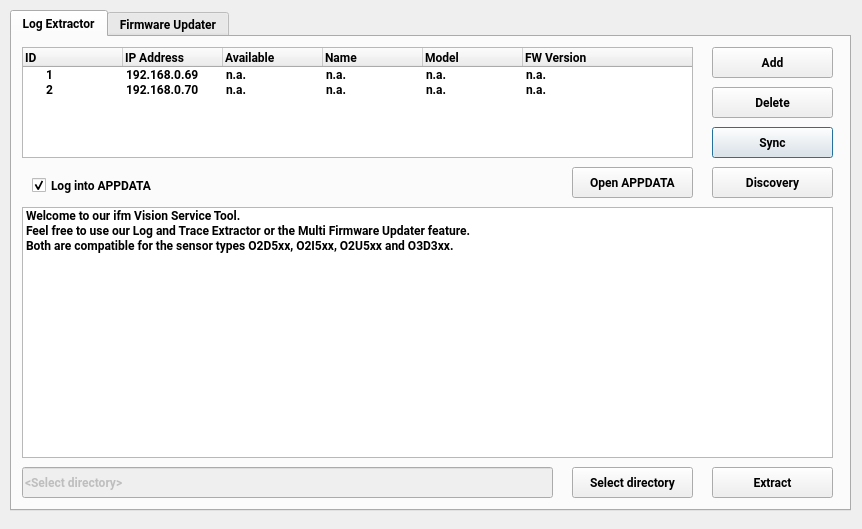
<?xml version="1.0" encoding="UTF-8"?>
<ui version="4.0">
 <class>ServiceTool</class>
 <widget class="QDialog" name="ServiceTool">
  <property name="geometry">
   <rect>
    <x>0</x>
    <y>0</y>
    <width>862</width>
    <height>529</height>
   </rect>
  </property>
  <property name="windowTitle">
   <string>ifmVision - ServiceTool (O2D5, O3D3, O2I5, O2U5)</string>
  </property>
  <property name="windowIcon">
   <iconset>
    <normaloff>../doc/ifm_logo.ico</normaloff>../doc/ifm_logo.ico</iconset>
  </property>
  <property name="styleSheet">
   <string notr="true"/>
  </property>
  <widget class="QTabWidget" name="tabWidget">
   <property name="geometry">
    <rect>
     <x>10</x>
     <y>10</y>
     <width>841</width>
     <height>501</height>
    </rect>
   </property>
   <property name="font">
    <font>
     <family>Roboto</family>
     <weight>75</weight>
     <bold>true</bold>
    </font>
   </property>
   <property name="styleSheet">
    <string notr="true"/>
   </property>
   <property name="currentIndex">
    <number>0</number>
   </property>
   <widget class="QWidget" name="tab">
    <attribute name="title">
     <string>Log Extractor</string>
    </attribute>
    <widget class="QPushButton" name="syncButton">
     <property name="geometry">
      <rect>
       <x>700</x>
       <y>90</y>
       <width>121</width>
       <height>31</height>
      </rect>
     </property>
     <property name="font">
      <font>
       <family>Roboto</family>
       <weight>75</weight>
       <bold>true</bold>
      </font>
     </property>
     <property name="styleSheet">
      <string notr="true"/>
     </property>
     <property name="text">
      <string>Sync</string>
     </property>
    </widget>
    <widget class="QPushButton" name="addButton">
     <property name="geometry">
      <rect>
       <x>700</x>
       <y>10</y>
       <width>121</width>
       <height>31</height>
      </rect>
     </property>
     <property name="font">
      <font>
       <family>Roboto</family>
       <weight>75</weight>
       <bold>true</bold>
      </font>
     </property>
     <property name="styleSheet">
      <string notr="true"/>
     </property>
     <property name="text">
      <string>Add</string>
     </property>
    </widget>
    <widget class="QPushButton" name="extractButton">
     <property name="geometry">
      <rect>
       <x>700</x>
       <y>430</y>
       <width>121</width>
       <height>31</height>
      </rect>
     </property>
     <property name="font">
      <font>
       <family>Roboto</family>
       <weight>75</weight>
       <bold>true</bold>
      </font>
     </property>
     <property name="styleSheet">
      <string notr="true"/>
     </property>
     <property name="text">
      <string>Extract</string>
     </property>
    </widget>
    <widget class="QLineEdit" name="pathLineEdit">
     <property name="enabled">
      <bool>false</bool>
     </property>
     <property name="geometry">
      <rect>
       <x>10</x>
       <y>430</y>
       <width>531</width>
       <height>31</height>
      </rect>
     </property>
     <property name="font">
      <font>
       <family>Roboto</family>
       <weight>75</weight>
       <bold>true</bold>
      </font>
     </property>
     <property name="autoFillBackground">
      <bool>false</bool>
     </property>
     <property name="styleSheet">
      <string notr="true"/>
     </property>
     <property name="text">
      <string>&lt;Select directory&gt;</string>
     </property>
    </widget>
    <widget class="QToolButton" name="selectDirButton">
     <property name="geometry">
      <rect>
       <x>560</x>
       <y>430</y>
       <width>121</width>
       <height>31</height>
      </rect>
     </property>
     <property name="font">
      <font>
       <family>Roboto</family>
       <weight>75</weight>
       <bold>true</bold>
      </font>
     </property>
     <property name="styleSheet">
      <string notr="true"/>
     </property>
     <property name="text">
      <string>Select directory</string>
     </property>
    </widget>
    <widget class="QPushButton" name="deleteButton">
     <property name="geometry">
      <rect>
       <x>700</x>
       <y>50</y>
       <width>121</width>
       <height>31</height>
      </rect>
     </property>
     <property name="font">
      <font>
       <family>Roboto</family>
       <weight>75</weight>
       <bold>true</bold>
      </font>
     </property>
     <property name="styleSheet">
      <string notr="true"/>
     </property>
     <property name="text">
      <string>Delete</string>
     </property>
    </widget>
    <widget class="QTreeWidget" name="sensorTreeWidget">
     <property name="geometry">
      <rect>
       <x>10</x>
       <y>10</y>
       <width>671</width>
       <height>111</height>
      </rect>
     </property>
     <property name="font">
      <font>
       <family>Roboto</family>
       <weight>75</weight>
       <bold>true</bold>
      </font>
     </property>
     <property name="styleSheet">
      <string notr="true"/>
     </property>
     <column>
      <property name="text">
       <string>ID</string>
      </property>
     </column>
     <column>
      <property name="text">
       <string>IP Address</string>
      </property>
     </column>
     <column>
      <property name="text">
       <string>Available</string>
      </property>
     </column>
     <column>
      <property name="text">
       <string>Name</string>
      </property>
     </column>
     <column>
      <property name="text">
       <string>Model</string>
      </property>
     </column>
     <column>
      <property name="text">
       <string>FW Version</string>
      </property>
     </column>
     <item>
      <property name="text">
       <string>1</string>
      </property>
      <property name="text">
       <string>192.168.0.69</string>
      </property>
      <property name="text">
       <string>n.a.</string>
      </property>
      <property name="text">
       <string>n.a.</string>
      </property>
      <property name="text">
       <string>n.a.</string>
      </property>
      <property name="text">
       <string>n.a.</string>
      </property>
     </item>
     <item>
      <property name="text">
       <string>2</string>
      </property>
      <property name="text">
       <string>192.168.0.70</string>
      </property>
      <property name="text">
       <string>n.a.</string>
      </property>
      <property name="text">
       <string>n.a.</string>
      </property>
      <property name="text">
       <string>n.a.</string>
      </property>
      <property name="text">
       <string>n.a.</string>
      </property>
     </item>
    </widget>
    <widget class="QListWidget" name="logListWidget">
     <property name="enabled">
      <bool>true</bool>
     </property>
     <property name="geometry">
      <rect>
       <x>10</x>
       <y>170</y>
       <width>811</width>
       <height>251</height>
      </rect>
     </property>
     <property name="font">
      <font>
       <family>Roboto</family>
       <weight>75</weight>
       <bold>true</bold>
      </font>
     </property>
     <property name="styleSheet">
      <string notr="true"/>
     </property>
     <item>
      <property name="text">
       <string>Welcome to our ifm Vision Service Tool.</string>
      </property>
     </item>
     <item>
      <property name="text">
       <string>Feel free to use our Log and Trace Extractor or the Multi Firmware Updater feature.</string>
      </property>
     </item>
     <item>
      <property name="text">
       <string>Both are compatible for the sensor types O2D5xx, O2I5xx, O2U5xx and O3D3xx.</string>
      </property>
     </item>
    </widget>
    <widget class="QPushButton" name="discoveryButton">
     <property name="geometry">
      <rect>
       <x>700</x>
       <y>130</y>
       <width>121</width>
       <height>31</height>
      </rect>
     </property>
     <property name="font">
      <font>
       <family>Roboto</family>
       <weight>75</weight>
       <bold>true</bold>
      </font>
     </property>
     <property name="styleSheet">
      <string notr="true"/>
     </property>
     <property name="text">
      <string>Discovery</string>
     </property>
    </widget>
    <widget class="QCheckBox" name="logCheckBox">
     <property name="geometry">
      <rect>
       <x>20</x>
       <y>140</y>
       <width>121</width>
       <height>17</height>
      </rect>
     </property>
     <property name="font">
      <font>
       <family>Roboto</family>
       <weight>75</weight>
       <bold>true</bold>
      </font>
     </property>
     <property name="styleSheet">
      <string notr="true"/>
     </property>
     <property name="text">
      <string>Log into APPDATA</string>
     </property>
     <property name="checked">
      <bool>true</bool>
     </property>
    </widget>
    <widget class="QPushButton" name="openAppdataButton">
     <property name="geometry">
      <rect>
       <x>560</x>
       <y>130</y>
       <width>121</width>
       <height>31</height>
      </rect>
     </property>
     <property name="font">
      <font>
       <family>Roboto</family>
       <weight>75</weight>
       <bold>true</bold>
      </font>
     </property>
     <property name="styleSheet">
      <string notr="true"/>
     </property>
     <property name="text">
      <string>Open APPDATA</string>
     </property>
    </widget>
   </widget>
   <widget class="QWidget" name="tab_2">
    <attribute name="title">
     <string>Firmware Updater</string>
    </attribute>
    <widget class="QLineEdit" name="lineEdit_2">
     <property name="enabled">
      <bool>false</bool>
     </property>
     <property name="geometry">
      <rect>
       <x>10</x>
       <y>430</y>
       <width>521</width>
       <height>31</height>
      </rect>
     </property>
     <property name="font">
      <font>
       <family>Roboto</family>
       <weight>75</weight>
       <bold>true</bold>
      </font>
     </property>
     <property name="styleSheet">
      <string/>
     </property>
     <property name="text">
      <string>&lt;Select file&gt;</string>
     </property>
    </widget>
    <widget class="QCheckBox" name="backupCheckBox">
     <property name="geometry">
      <rect>
       <x>170</x>
       <y>140</y>
       <width>151</width>
       <height>17</height>
      </rect>
     </property>
     <property name="font">
      <font>
       <family>Roboto</family>
       <weight>75</weight>
       <bold>true</bold>
      </font>
     </property>
     <property name="styleSheet">
      <string notr="true"/>
     </property>
     <property name="text">
      <string>Backup device(s) config</string>
     </property>
     <property name="checked">
      <bool>true</bool>
     </property>
    </widget>
    <widget class="QPushButton" name="deleteButton_2">
     <property name="geometry">
      <rect>
       <x>700</x>
       <y>50</y>
       <width>121</width>
       <height>31</height>
      </rect>
     </property>
     <property name="font">
      <font>
       <family>Roboto</family>
       <weight>75</weight>
       <bold>true</bold>
      </font>
     </property>
     <property name="styleSheet">
      <string notr="true"/>
     </property>
     <property name="text">
      <string>Delete</string>
     </property>
    </widget>
    <widget class="QPushButton" name="discoveryButton_2">
     <property name="geometry">
      <rect>
       <x>700</x>
       <y>130</y>
       <width>121</width>
       <height>31</height>
      </rect>
     </property>
     <property name="font">
      <font>
       <family>Roboto</family>
       <weight>75</weight>
       <bold>true</bold>
      </font>
     </property>
     <property name="styleSheet">
      <string notr="true"/>
     </property>
     <property name="text">
      <string>Discovery</string>
     </property>
    </widget>
    <widget class="QPushButton" name="addButton_2">
     <property name="geometry">
      <rect>
       <x>700</x>
       <y>10</y>
       <width>121</width>
       <height>31</height>
      </rect>
     </property>
     <property name="font">
      <font>
       <family>Roboto</family>
       <weight>75</weight>
       <bold>true</bold>
      </font>
     </property>
     <property name="styleSheet">
      <string notr="true"/>
     </property>
     <property name="text">
      <string>Add</string>
     </property>
    </widget>
    <widget class="QPushButton" name="syncButton_2">
     <property name="geometry">
      <rect>
       <x>700</x>
       <y>90</y>
       <width>121</width>
       <height>31</height>
      </rect>
     </property>
     <property name="font">
      <font>
       <family>Roboto</family>
       <weight>75</weight>
       <bold>true</bold>
      </font>
     </property>
     <property name="styleSheet">
      <string notr="true"/>
     </property>
     <property name="text">
      <string>Sync</string>
     </property>
    </widget>
    <widget class="QListWidget" name="logListWidget_2">
     <property name="enabled">
      <bool>true</bool>
     </property>
     <property name="geometry">
      <rect>
       <x>10</x>
       <y>170</y>
       <width>811</width>
       <height>251</height>
      </rect>
     </property>
     <property name="font">
      <font>
       <family>Roboto</family>
       <weight>75</weight>
       <bold>true</bold>
      </font>
     </property>
     <property name="styleSheet">
      <string/>
     </property>
     <item>
      <property name="text">
       <string>Welcome to our ifm Vision Service Tool.</string>
      </property>
     </item>
     <item>
      <property name="text">
       <string>Feel free to use our Log and Trace Extractor or the Multi Firmware Updater feature.</string>
      </property>
     </item>
     <item>
      <property name="text">
       <string>Both are compatible for the sensor types O2D5xx, O2I5xx, O2U5xx and O3D3xx.</string>
      </property>
     </item>
    </widget>
    <widget class="QCheckBox" name="logCheckBox_2">
     <property name="geometry">
      <rect>
       <x>20</x>
       <y>140</y>
       <width>121</width>
       <height>17</height>
      </rect>
     </property>
     <property name="font">
      <font>
       <family>Roboto</family>
       <weight>75</weight>
       <bold>true</bold>
      </font>
     </property>
     <property name="styleSheet">
      <string notr="true"/>
     </property>
     <property name="text">
      <string>Log into APPDATA</string>
     </property>
     <property name="checked">
      <bool>true</bool>
     </property>
    </widget>
    <widget class="QLineEdit" name="pathLineEdit_2">
     <property name="enabled">
      <bool>false</bool>
     </property>
     <property name="geometry">
      <rect>
       <x>10</x>
       <y>430</y>
       <width>531</width>
       <height>31</height>
      </rect>
     </property>
     <property name="font">
      <font>
       <family>Roboto</family>
       <weight>75</weight>
       <bold>true</bold>
      </font>
     </property>
     <property name="styleSheet">
      <string/>
     </property>
     <property name="text">
      <string>&lt;Select file&gt;</string>
     </property>
    </widget>
    <widget class="QToolButton" name="selectFileButton">
     <property name="geometry">
      <rect>
       <x>560</x>
       <y>430</y>
       <width>121</width>
       <height>31</height>
      </rect>
     </property>
     <property name="font">
      <font>
       <family>Roboto</family>
       <weight>75</weight>
       <bold>true</bold>
      </font>
     </property>
     <property name="styleSheet">
      <string notr="true"/>
     </property>
     <property name="text">
      <string>Select file</string>
     </property>
    </widget>
    <widget class="QPushButton" name="updateButton">
     <property name="geometry">
      <rect>
       <x>700</x>
       <y>430</y>
       <width>121</width>
       <height>31</height>
      </rect>
     </property>
     <property name="font">
      <font>
       <family>Roboto</family>
       <weight>75</weight>
       <bold>true</bold>
      </font>
     </property>
     <property name="styleSheet">
      <string notr="true"/>
     </property>
     <property name="text">
      <string>Update</string>
     </property>
    </widget>
    <widget class="QTreeWidget" name="sensorTreeWidget_2">
     <property name="geometry">
      <rect>
       <x>10</x>
       <y>10</y>
       <width>671</width>
       <height>111</height>
      </rect>
     </property>
     <property name="font">
      <font>
       <family>Roboto</family>
       <weight>75</weight>
       <bold>true</bold>
      </font>
     </property>
     <property name="styleSheet">
      <string/>
     </property>
     <column>
      <property name="text">
       <string>ID</string>
      </property>
     </column>
     <column>
      <property name="text">
       <string>IP Address</string>
      </property>
     </column>
     <column>
      <property name="text">
       <string>Available</string>
      </property>
     </column>
     <column>
      <property name="text">
       <string>Name</string>
      </property>
     </column>
     <column>
      <property name="text">
       <string>Model</string>
      </property>
     </column>
     <column>
      <property name="text">
       <string>FW Version</string>
      </property>
     </column>
     <item>
      <property name="text">
       <string>1</string>
      </property>
      <property name="text">
       <string>192.168.0.69</string>
      </property>
      <property name="text">
       <string>n.a.</string>
      </property>
      <property name="text">
       <string>n.a.</string>
      </property>
      <property name="text">
       <string>n.a.</string>
      </property>
      <property name="text">
       <string>n.a.</string>
      </property>
     </item>
     <item>
      <property name="text">
       <string>2</string>
      </property>
      <property name="text">
       <string>192.168.0.70</string>
      </property>
      <property name="text">
       <string>n.a.</string>
      </property>
      <property name="text">
       <string>n.a.</string>
      </property>
      <property name="text">
       <string>n.a.</string>
      </property>
      <property name="text">
       <string>n.a.</string>
      </property>
     </item>
    </widget>
    <widget class="QPushButton" name="openAppdataButton_2">
     <property name="geometry">
      <rect>
       <x>560</x>
       <y>130</y>
       <width>121</width>
       <height>31</height>
      </rect>
     </property>
     <property name="font">
      <font>
       <family>Roboto</family>
       <weight>75</weight>
       <bold>true</bold>
      </font>
     </property>
     <property name="styleSheet">
      <string notr="true"/>
     </property>
     <property name="text">
      <string>Open APPDATA</string>
     </property>
    </widget>
    <widget class="QCheckBox" name="restoreCheckBox">
     <property name="geometry">
      <rect>
       <x>350</x>
       <y>140</y>
       <width>151</width>
       <height>17</height>
      </rect>
     </property>
     <property name="font">
      <font>
       <family>Roboto</family>
       <weight>75</weight>
       <bold>true</bold>
      </font>
     </property>
     <property name="styleSheet">
      <string notr="true"/>
     </property>
     <property name="text">
      <string>Restore device(s) config</string>
     </property>
     <property name="checked">
      <bool>true</bool>
     </property>
    </widget>
   </widget>
  </widget>
 </widget>
 <resources/>
 <connections/>
</ui>
